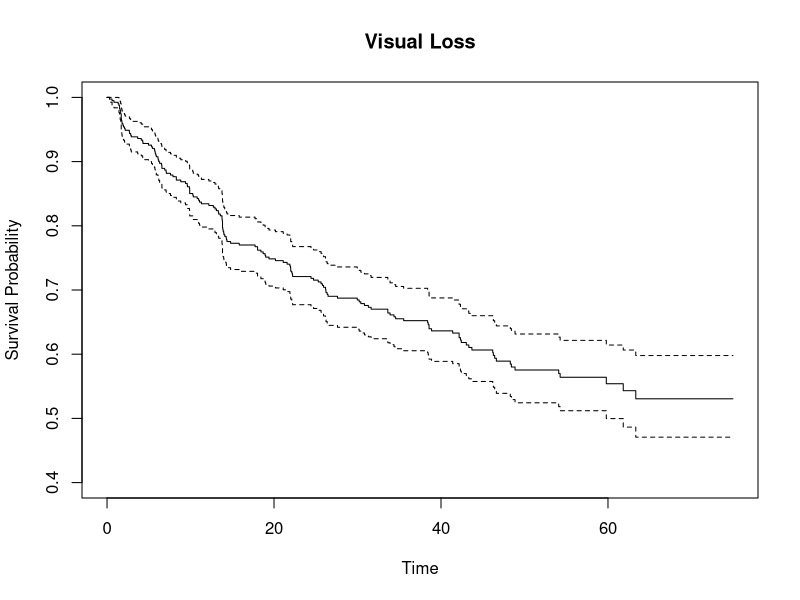
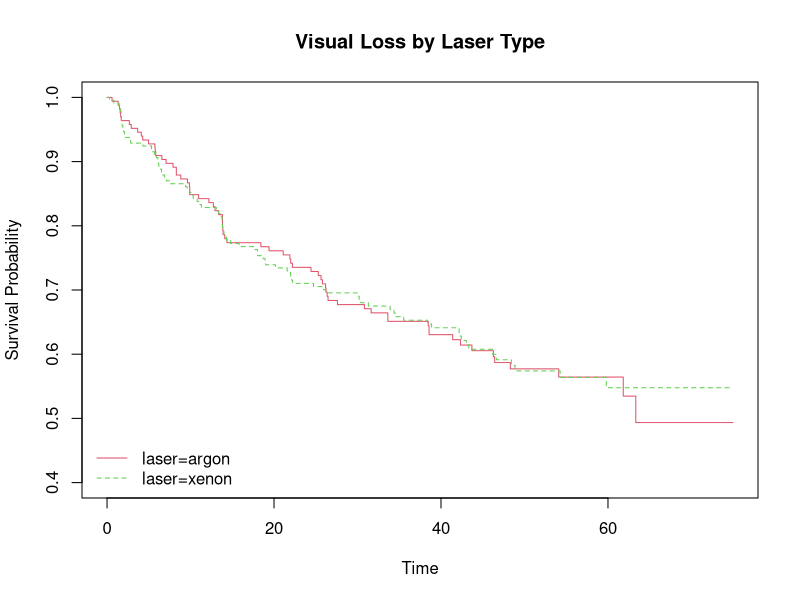
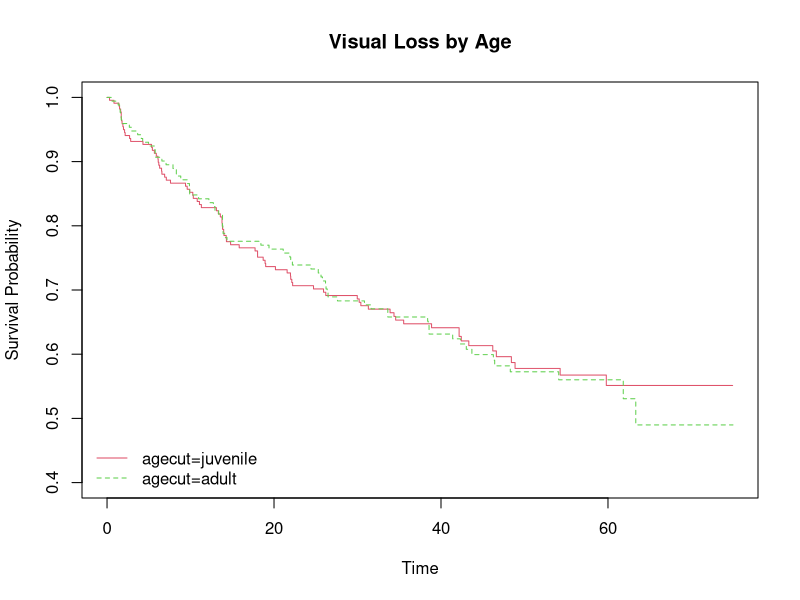
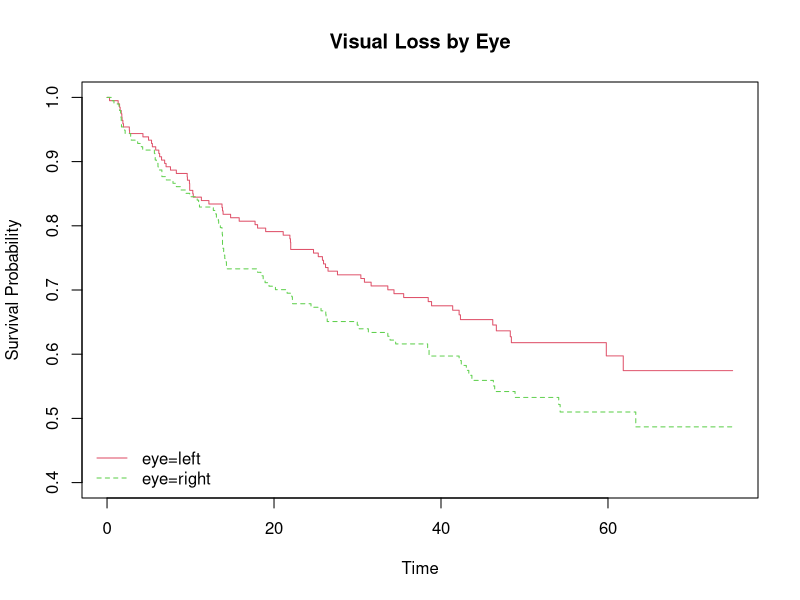
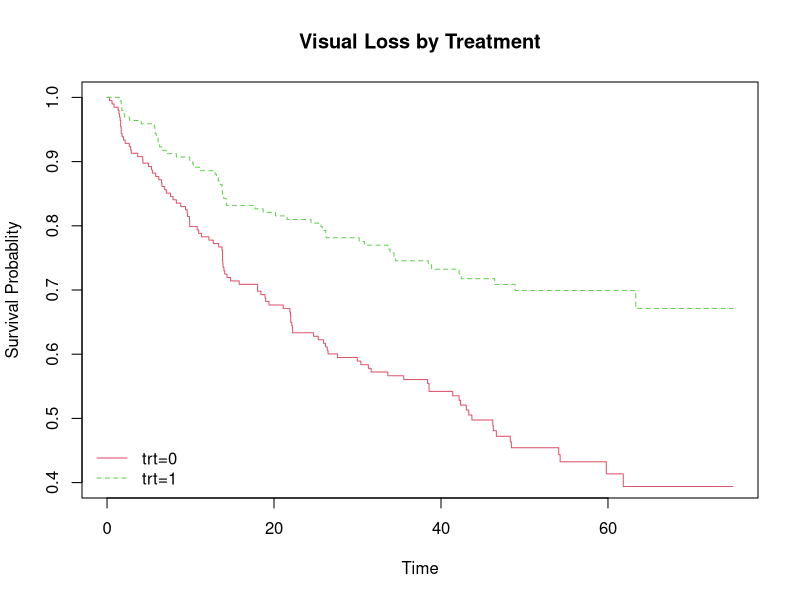
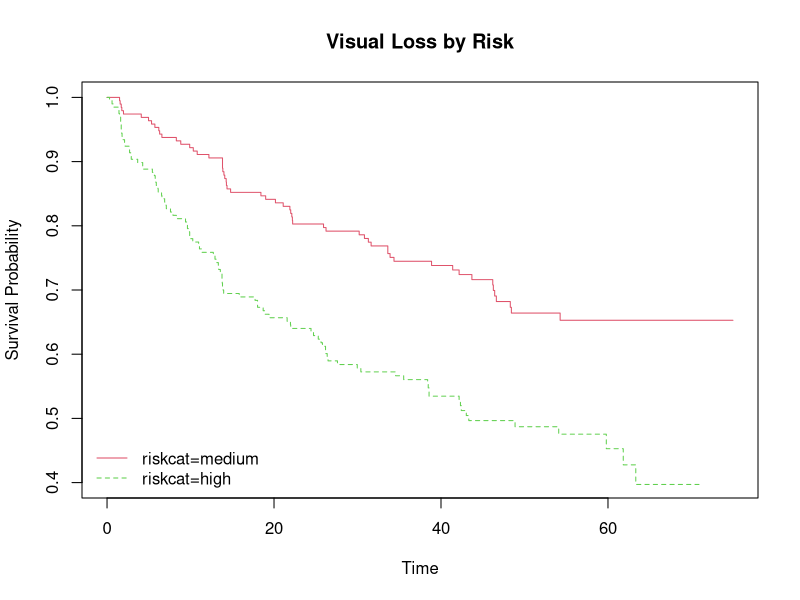
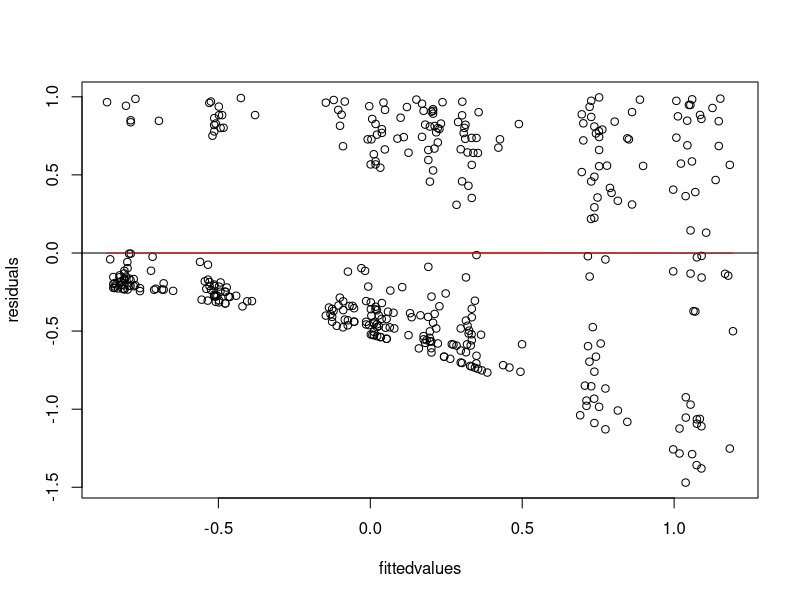
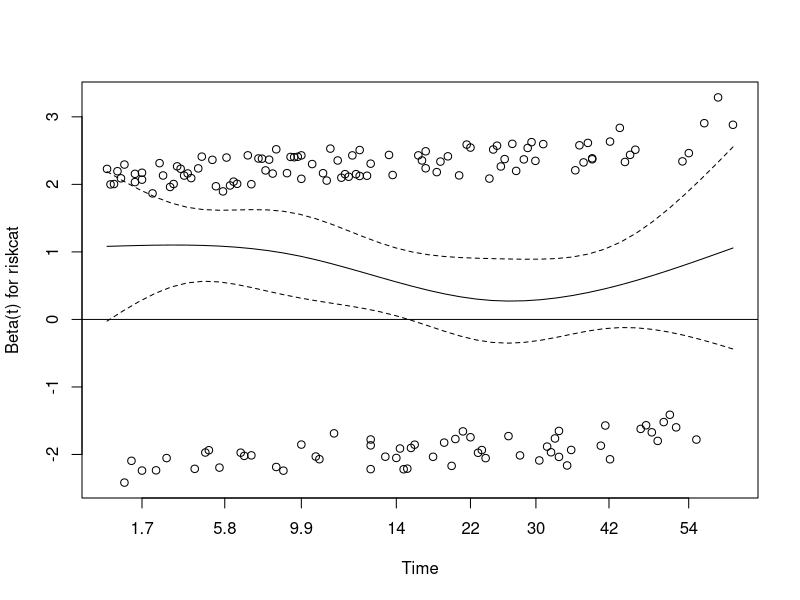

Write R code to recreate these figures, in order.
library(survival)
library(readxl)
library(ggplot2)
library(survminer)

setwd("E:/Summer Semester/Module 1/Advanced Business Analytics/Data/Project Data")
data <- read_excel("DiabeticData.xlsx")

str(data)

fit.all <- survfit(Surv(time,status==1)~1,data=data)
plot(fit.all, xlab = "Time", ylab = "Survival Probability", main="Visual Loss", 
     ylim = c(0.40,1))

### KM curve shows the survival rate to be between (~0.47-1)

data$laser<- as.factor(data$laser)
data$eye <- as.factor(data$eye)
data$trt<- as.factor(data$trt)

fit.laser<-survfit(Surv(time,status==1)~laser,data=data)
plot(fit.laser,col=2:5, lty=1:4, xlab = "Time", ylim = c(0.40,1), 
     ylab = "Survival Probability", main="Visual Loss by Laser Type")
llabel<-gsub("x=","",names(fit.laser$strata))
legend("bottomleft",legend=llabel,col=2:5,lty=1:4,bty='n')

survdiff(Surv(time,status==1)~laser,data=data)

# Call:
#       survdiff(formula = Surv(time, status == 1) ~ laser, data = data)

#N Observed Expected (O-E)^2/E (O-E)^2/V
#laser=argon 166       68     67.2   0.00988    0.0175
#laser=xenon 228       87     87.8   0.00756    0.0175

#Chisq= 0  on 1 degrees of freedom, p= 0.9

### Survival rate for both types of laser seem to be pretty similar. However, as per
### survdiff analysis laser doesn't seem to be a significant predictor for this problem

data$agecut <- cut(data$age, breaks=c(0, 18, Inf), labels=c("juvenile", "adult"))

fit.age <- survfit(Surv(time,status==1)~agecut,data=data)
plot(fit.age, col=2:5, lty=1:4, xlab = "Time", ylim = c(0.40,1), 
     ylab = "Survival Probability", main="Visual Loss by Age")
llabel <- gsub("x=","",names(fit.age$strata))
legend("bottomleft",legend=llabel,col=2:5,lty=1:4,bty='n')

survdiff(Surv(time,status==1)~agecut,data=data)

# Call:
#        survdiff(formula = Surv(time, status == 1) ~ agecut, data = data)

#N Observed Expected (O-E)^2/E (O-E)^2/V
#agecut=child 222       84     85.2    0.0165    0.0367
#agecut=adult 172       71     69.8    0.0201    0.0367

#Chisq= 0  on 1 degrees of freedom, p= 0.8 

### Again, survival rate for both child & adult seem pretty similar with both becoming
### constant after one point. Also as per survdiff analysis, agecut is an insignificant
### predictor. 

fit.eye<-survfit(Surv(time,status==1)~eye,data=data)
plot(fit.eye,col=2:5, lty=1:4, xlab = "Time", ylim = c(0.40,1), 
     ylab = "Survival Probability", main="Visual Loss by Eye")
llabel <- gsub("x=","",names(fit.eye$strata))
legend("bottomleft",legend=llabel,col=2:5,lty=1:4,bty='n')

survdiff(Surv(time,status==1)~eye,data=data)

# Call:
#        survdiff(formula = Surv(time, status == 1) ~ eye, data = data)

#N Observed Expected (O-E)^2/E (O-E)^2/V
#eye=left  197       69     79.8      1.47      3.03
#eye=right 197       86     75.2      1.56      3.03

#Chisq= 3  on 1 degrees of freedom, p= 0.08 

### As per KM curve for eye, survival rate for left eye seems to be higher but again
### eye is an insignificant predictor for this problem. 

fit.trt<-survfit(Surv(time,status==1)~trt,data=data)
plot(fit.trt,col=2:5, lty=1:4, xlab = "Time", ylim = c(0.40,1), 
     ylab = "Survival Probablity", main="Visual Loss by Treatment")
llabel<-gsub("x=","",names(fit.trt$strata))
legend("bottomleft",legend=llabel,col=2:5,lty=1:4,bty='n')

survdiff(Surv(time,status==1)~trt,data=data)

#Call:
#        survdiff(formula = Surv(time, status == 1) ~ trt, data = data)

#N Observed Expected (O-E)^2/E (O-E)^2/V
#trt=0 197      101     71.8      11.9      22.2
#trt=1 197       54     83.2      10.3      22.2

#Chisq= 22.2  on 1 degrees of freedom, p= 2e-06

### As per KM curve for treatment, survival rate for treatment is drastically higher
### than no treatment. Also, trt is a significant predictor for this problem. 

data$riskcat <- cut(data$risk, breaks=c(5, 9, 12), labels=c("medium", "high"))

fit.risk<-survfit(Surv(time,status==1)~riskcat,data=data)
plot(fit.risk,col=2:5, lty=1:4, xlab = "Time", ylim = c(0.40,1), 
     ylab = "Survival Probability", main="Visual Loss by Risk")
llabel<-gsub("x=","",names(fit.risk$strata))
legend("bottomleft",legend=llabel,col=2:5,lty=1:4,bty='n')

survdiff(Surv(time,status==1)~riskcat,data=data)

#Call:
#        survdiff(formula = Surv(time, status == 1) ~ riskcat, data = data)

#N Observed Expected (O-E)^2/E (O-E)^2/V
#riskcat=medium 196       58     85.1      8.62      19.2
#riskcat=high   198       97     69.9     10.50      19.2

#Chisq= 19.2  on 1 degrees of freedom, p= 1e-05

### As per KM curve for risk, survival rate for high risk group is lower vs. medium 
### risk group. Also, risk is a significant predictor for this problem. 

fit.cox <- coxph(formula = Surv(time, status  ==1) ~ laser + age + eye + trt 
                 + riskcat ,data = data)
summary(fit.cox)

# Call:
#        coxph(formula = Surv(time, status == 1) ~ laser + age + eye + 
#                      trt + riskcat, data = data)

#n= 394, number of events= 155 

#coef exp(coef)  se(coef)      z Pr(>|z|)    
#laserxenon   0.073359  1.076117  0.293240  0.250   0.8025    
#age          0.005193  1.005207  0.009690  0.536   0.5920    
#eyeright     0.306206  1.358262  0.163292  1.875   0.0608 .  
#trt1        -0.837169  0.432935  0.169934 -4.926 8.37e-07 ***
#        riskcathigh  0.720188  2.054819  0.166947  4.314 1.60e-05 ***
#        ---
#        Signif. codes:  0 '***' 0.001 '**' 0.01 '*' 0.05 '.' 0.1 ' ' 1

#exp(coef) exp(-coef) lower .95 upper .95
#laserxenon     1.0761     0.9293    0.6057     1.912
#age            1.0052     0.9948    0.9863     1.024
#eyeright       1.3583     0.7362    0.9863     1.871
#trt1           0.4329     2.3098    0.3103     0.604
#riskcathigh    2.0548     0.4867    1.4814     2.850

#Concordance= 0.655  (se = 0.022 )
#Likelihood ratio test= 47.1  on 5 df,   p=5e-09
#Wald test            = 44.93  on 5 df,   p=1e-08
#Score (logrank) test = 46.81  on 5 df,   p=6e-09

### The overall model's p-value of 5.946e-09 means that the model is meaningful 
### and would accurately portray the visual loss of patients
### trt1 is significant based on p-value (8.17e-07)
### Interpreting exp(coef) we can conclude, compared to the reference variable 
### trt0, trt1 is 0.57x less likely to lose vision as those who did not receive treatment
### riskcathigh is significant based on p-value (1.44e-05), riskcathigh is ~1x more likely 
### to not lose vision.
### Interpreting exp(coef) we can conclude, compared to the reference of riskcatmedium, 
### riskcathigh is 1.0628x more likely to lose vision as those who are in the medium 
### risk group.

#Residual Plot
plot(predict(fit.cox),residuals(fit.cox,type = 'martingale'),ylab = 'residuals',
     xlab = 'fittedvalues')
abline(h=0)
lines(smooth.spline(predict(fit.cox),residuals(fit.cox,type = 'martingale'))
      ,col='red')

### Shows clear linear residual plot

#Checking for Constant Hazard Ratio 
k=cox.zph(fit.cox)
k

plot(k[5,])
abline(h=0)

plot(k[4,])
abline(h=0)

plot(k[3,])
abline(h=0)

plot(k[2,])
abline(h=0)

plot(k[1,])
abline(h=0)
### All have constant hazard ratio


#Outlier Analysis
ggcoxdiagnostics(fit.cox, type = "dfbeta",linear.predictions = FALSE, 
                 ggtheme = theme_bw())

### No outlier values have significant contribution